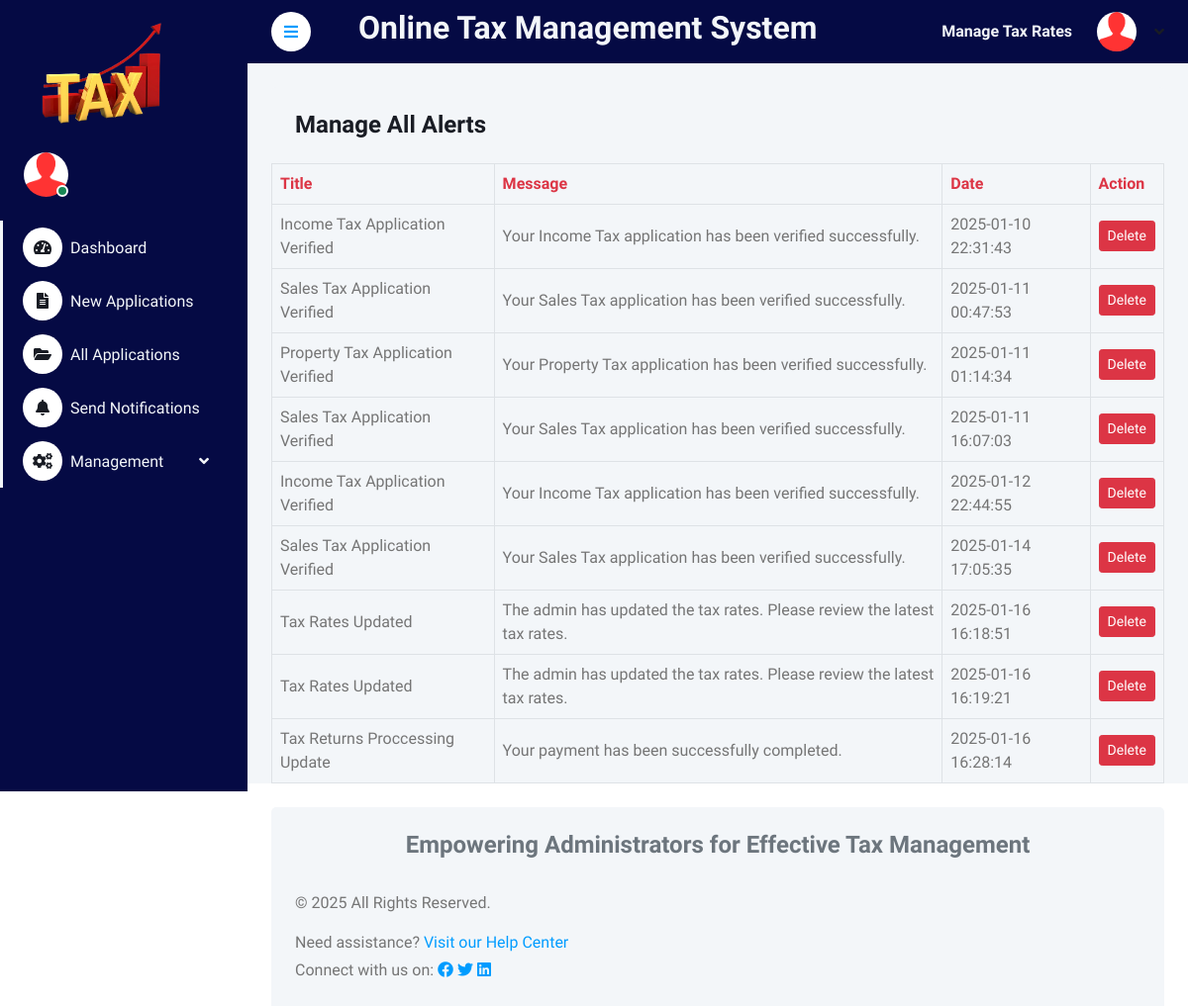
Page /admin/manage_alerts.php (signed in) on the committed database.
### tables this page shows
CREATE TABLE `tblnotifications` (
  `id` int(11) NOT NULL,
  `title` varchar(255) NOT NULL,
  `message` text NOT NULL,
  `type` enum('automated','custom') NOT NULL,
  `recipient_id` int(11) DEFAULT NULL,
  `status` enum('unread','read') DEFAULT 'unread',
  `created_at` timestamp NOT NULL DEFAULT current_timestamp(),
  `admin_id` int(11) NOT NULL
);

### admin/manage_alerts.php (the view, shortened to what this page needs)
<?php
include('includes/dbconnection.php');
?>
<!DOCTYPE html>
<html lang="en">
<head>
    <link href="https://cdnjs.cloudflare.com/ajax/libs/font-awesome/5.10.0/css/all.min.css" rel="stylesheet">
    <link href="https://cdn.jsdelivr.net/npm/bootstrap-icons@1.4.1/font/bootstrap-icons.css" rel="stylesheet">
    <link href="lib/owlcarousel/assets/owl.carousel.min.css" rel="stylesheet">
    <link href="lib/tempusdominus/css/tempusdominus-bootstrap-4.min.css" rel="stylesheet" />
    <link href="css/bootstrap.min.css" rel="stylesheet">
    <link href="css/style.css" rel="stylesheet">
</head>
<body>
    <div class="container-fluid position-relative bg-white d-flex p-0">
        <?php include_once('includes/sidebar.php'); ?>
        <div class="content">
            <?php include_once('includes/header.php'); ?>
            <div class="container-fluid bg-light pt-4 px-4">
                <div class="bg-light text-start rounded p-4">
                    <h4 class="mb-0">Manage All Alerts</h4>
                </div>
                <div class="table-responsive">
                    <table class="table text-start align-middle table-bordered table-hover mb-0">
                        <thead>
                            <tr class="text-danger">
                                <th>Title</th>
                                <th>Message</th>
                                <th>Date</th>
                                <th>Action</th>
                            </tr>
                        </thead>
                        <tbody>
                            <?php
                            try {
                                $sql = "SELECT * FROM tblnotifications where type = 'automated'";
                                $query = $dbh->prepare($sql);
                                $query->execute();
                                $results = $query->fetchAll(PDO::FETCH_OBJ);
                                if ($query->rowCount() > 0) {
                                    foreach ($results as $notif) {
                                        echo "<tr>";
                                        echo "<td>" . htmlentities($notif->title) . "</td>";
                                        echo "<td>" . htmlentities($notif->message) . "</td>";
                                        echo "<td>" . htmlentities($notif->created_at) . "</td>";
                                        echo "<td>
                                        <a href='manage_alerts.php?del=" . intval($notif->id) . "' onclick='return confirm(\"Are you sure you want to delete this alert?\");' class='btn btn-danger btn-sm'>Delete</a></td>";
                                    }
                                } else {
                                    echo "<tr><td colspan='4' class='text-center'>No alerts found.</td></tr>";
                                }
                            } catch (PDOException $e) {
                                echo "<tr><td colspan='4' class='text-center text-danger'>Error fetching alerts: " . htmlspecialchars($e->getMessage(), ENT_QUOTES, 'UTF-8') . "</td></tr>";
                            }
                            ?>
                        </tbody>
                    </table>
                </div>
            </div>
            <?php include('includes/footer.php'); ?>
        </body>
</html>

### admin/css/style.css (style rules this page uses)
:root { --primary: #009CFF; --light: #F3F6F9; --dark: #191C24; }
.btn { transition: .5s; }
.content { margin-left: 250px; min-height: 100vh; background: #FFFFFF; transition: 0.5s; }
@media (min-width: 992px) { .content { width: calc(100% - 250px); } }

### admin/manage_alerts.php (style rules this page uses)
body { background-color: #f8f9fa; }

### rows in the picture
tblnotifications: title "Income Tax Application Verified", message "Your Income Tax application has been verified successfully.", created_at "2025-01-10 22:31:43"
tblnotifications: title "Sales Tax Application Verified", message "Your Sales Tax application has been verified successfully.", created_at "2025-01-11 00:47:53"
tblnotifications: title "Property Tax Application Verified", message "Your Property Tax application has been verified successfully.", created_at "2025-01-11 01:14:34"
tblnotifications: title "Sales Tax Application Verified", message "Your Sales Tax application has been verified successfully.", created_at "2025-01-11 16:07:03"
tblnotifications: title "Income Tax Application Verified", message "Your Income Tax application has been verified successfully.", created_at "2025-01-12 22:44:55"
tblnotifications: title "Sales Tax Application Verified", message "Your Sales Tax application has been verified successfully.", created_at "2025-01-14 17:05:35"
tblnotifications: title "Tax Rates Updated", message "The admin has updated the tax rates. Please review the latest tax rates.", created_at "2025-01-16 16:18:51"
tblnotifications: title "Tax Rates Updated", message "The admin has updated the tax rates. Please review the latest tax rates.", created_at "2025-01-16 16:19:21"
tblnotifications: title "Tax Returns Proccessing Update", message "Your payment has been successfully completed.", created_at "2025-01-16 16:28:14"
